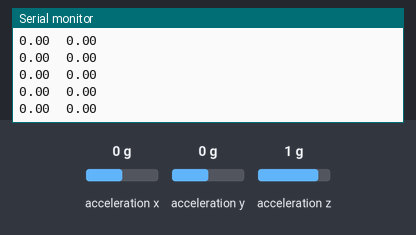
Simulated run of this sketch. Board: Arduino Uno, built with avr-gcc and run on an emulated ATmega328P. On the bench: the last lines printed to the serial monitor. The test bench sets the inputs (shaded band); at power-on: acceleration x 0 g, acceleration y 0 g, acceleration z 1 g.

Above: at 1.2 s.
1.3 s: acceleration x set to -1.4 g
At 2.3 s:
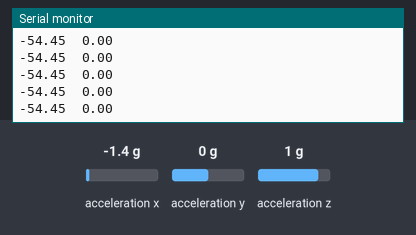
2.8 s: acceleration y set to -1.4 g
At 3.3 s:
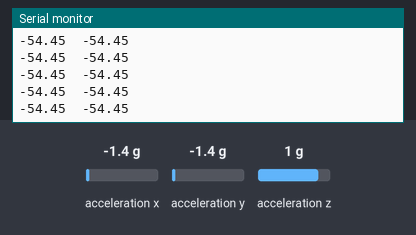
4.3 s: acceleration y set to 0 g
At 5.2 s:
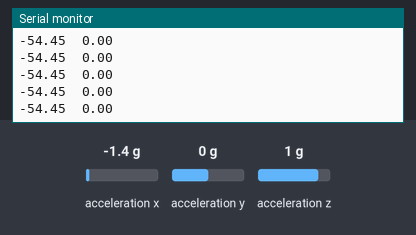
7.3 s: acceleration z set to -1.4 g
At 8.0 s:
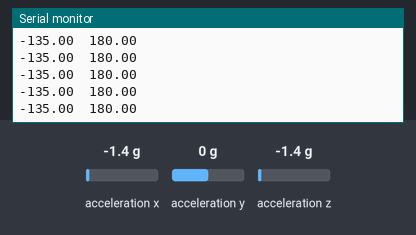
Timing chart, 0 to 9.8 s (numbered marks = the images above; inputs shaded):
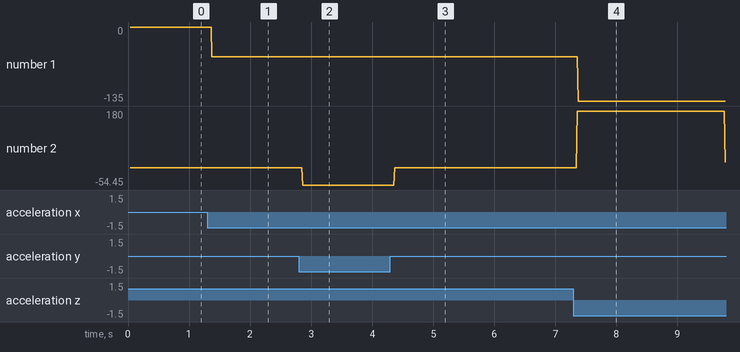

Measured:
- after the input at 1.3 s, the serial monitor: prints a new line after 0.07 s (image 1)
- after the input at 2.8 s, the serial monitor: prints a new line after 0.06 s (image 2)
- after the input at 7.3 s, the serial monitor: prints a new line after 0.06 s (image 4)
- plotted number 1: 0 → -54.45 after the input at 1.3 s, -54.45 → -135 after the input at 7.3 s
- plotted number 2: 0 → 18 after the input at 7.3 s

The sketch:

red_accel_only.ino
```cpp
// (licence header left out)
#include <Wire.h>                 // Must include Wire library for I2C
#include "SparkFun_MMA8452Q.h"    // Click here to get the library: http://librarymanager/All#SparkFun_MMA8452Q
# include <math.h>

/////////////ACCELEROMETER/////////////////////////
float roll=0;
float pitch=0;

MMA8452Q accel;                   // create instance of the MMA8452 class

void setup() {
  Serial.begin(9600);
  Serial.println("MMA8452Q Raw Data Reading Code!");
  Wire.begin();

  if (accel.begin() == false) {
    Serial.println("Not Connected. Please check connections and read the hookup guide.");
    while (1);
  }
}

void loop() {
  if (accel.available()) {      // Wait for new data from accelerometer
    // Raw of acceleration of x, y, and z directions

   /* xacc=accel.getX()*1000/256;
    yacc=accel.getY()*1000/256;
    zacc=accel.getZ()*1000/256;  */

    roll=atan2(accel.getX(),accel.getZ())*180/3.141592654;\
    Serial.print(roll);
    Serial.print("\t");

    pitch=atan2(accel.getY(),accel.getZ())*180/3.141592654;
    Serial.println(pitch);
}
}
```
